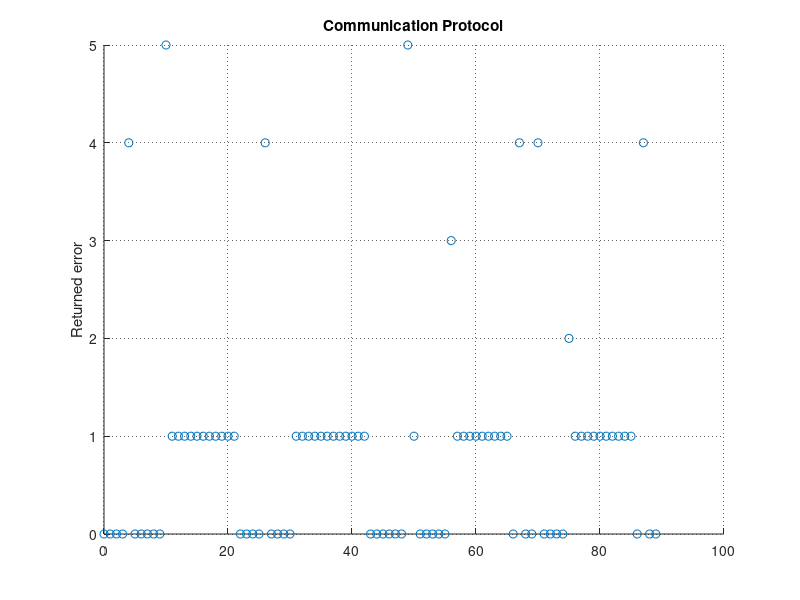

MATLAB code to generate this figure:
clear all;
close all;
clc;

% Read the data from the test
data = csvread('test2.csv');


%put the data according to their position
time = data(:,1);
paquage = data(:,2);



% Plots
hold on
P1 = scatter(time,paquage);


% Make the plots beautiful
% set( P1, 'color', '[0 0 1]', 'LineWidth', 2 );
title('Communication Protocol')
%xlabel('Numer of tries')
ylabel('Returned error')
%xlim([-100 2500]);
%ylim([-100 2500]);
%legend('Paquets sended')
grid on
set(gca,'GridLineStyle',':', 'GridColor', 'k', 'GridAlpha', .6)
